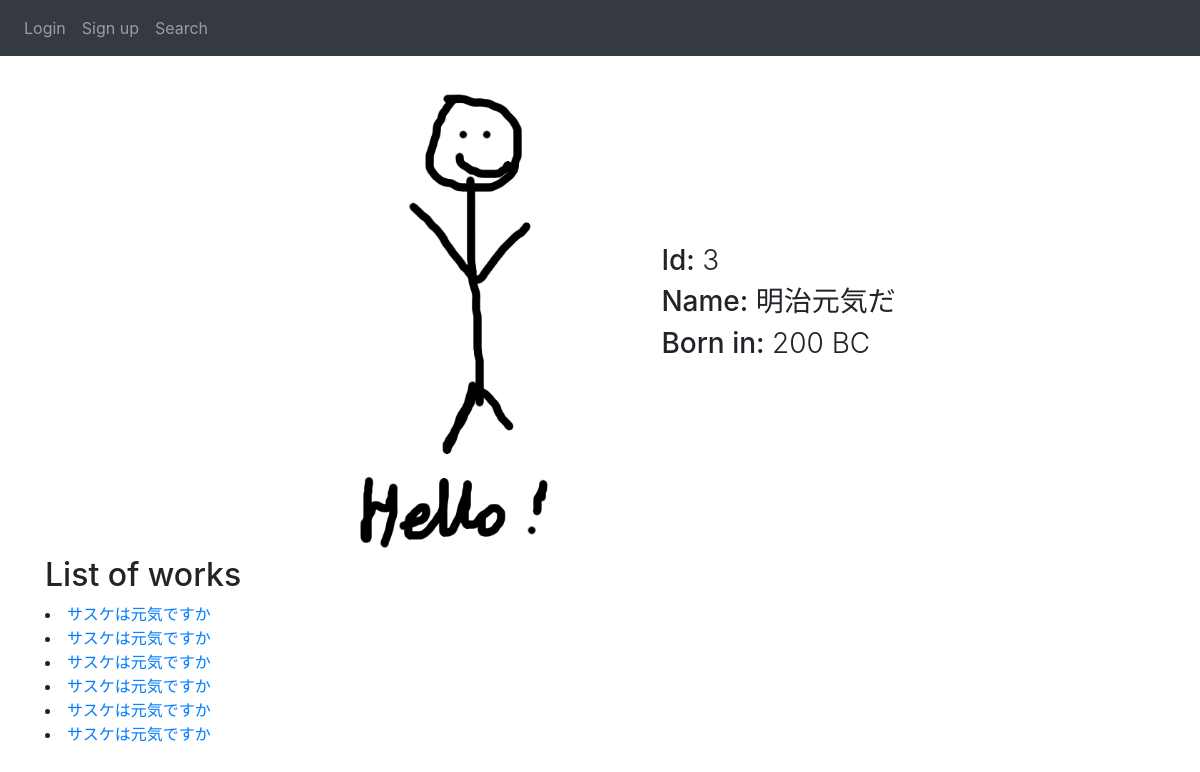
The page /artist?id=3 on the database as committed earlier.
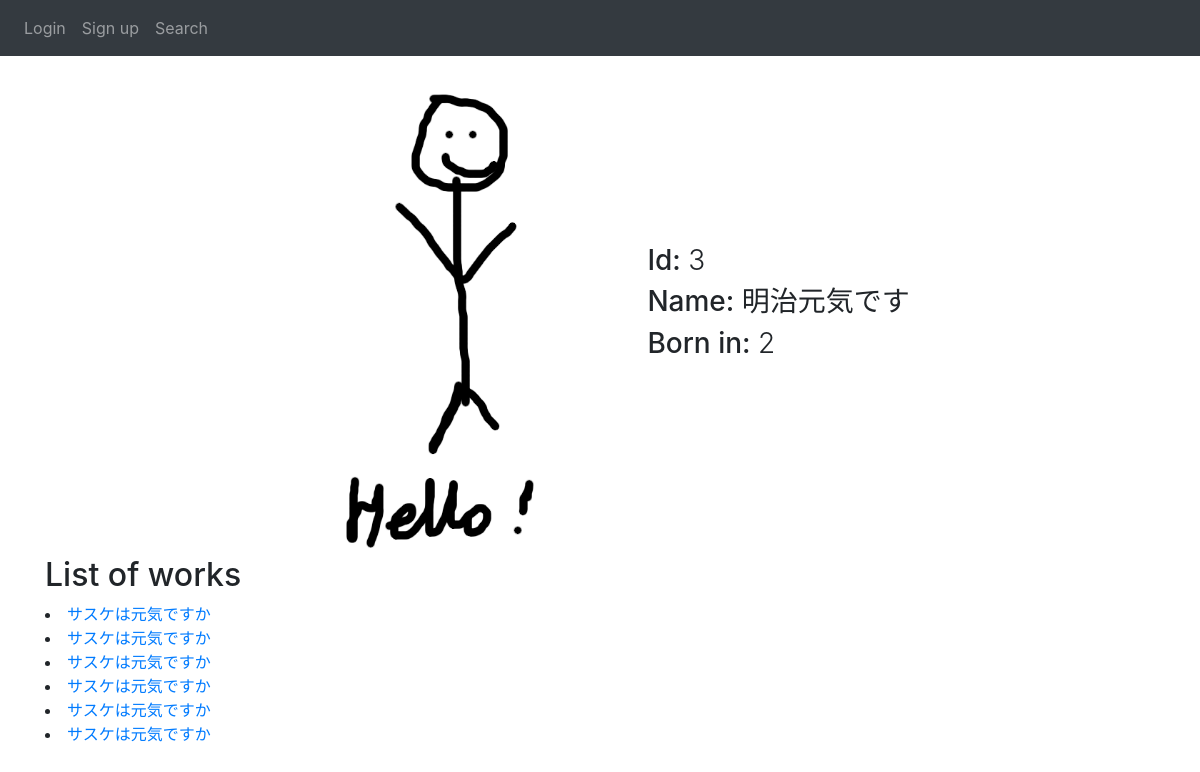
The same page on the database as committed later.
### website/models.py (models this page shows)
class Artist(db.Model):
    id = db.Column(db.Integer, primary_key = True)
    name = db.Column(db.String(150))
    birth_date = db.Column(db.Integer)
    death_date = db.Column(db.Integer)

class Exhibit(db.Model):
    id = db.Column(db.Integer, primary_key = True)
    author = db.Column(db.Integer)
    localization = db.Column(db.Integer)
    title = db.Column(db.String(200))
    type = db.Column(db.String(100))
    x_size = db.Column(db.Integer)
    y_size = db.Column(db.Integer)
    z_size = db.Column(db.Integer)
    state = db.Column(db.Integer)

### website/views.py (the view)
@views.route('/artist', methods = ['GET'])
def artist():
    id = request.args.get('id')
    artist = Artist.query.filter(Artist.id == id).first()
    birth = ""
    if artist.birth_date < 0:
        birth = str((-1) * artist.birth_date) + " BC"
    else:
        birth = str(artist.birth_date)
    if artist:
        exhibits = Exhibit.query.filter(Exhibit.author == id).all()
        if exhibits:
            return render_template("artist.html", user = current_user, artist = artist, birth = birth, exhibits = exhibits)
        else:
            print("ERROR. No exhibits found!")
            return render_template("artist.html", user = current_user, artist = artist, birth = birth)
    return render_template("artist.html", user = current_user)

### website/templates/artist.html (shortened to what this page needs)
{% extends "base.html" %} {% block title %}Artist{% endblock %}
{% block content %}
    {% if not artist %}
    <h1>No artist found</h1>
    {% else %}
    <div class = "info">
        <div>
            <img src = "{{url_for('static', filename = 'placeholder.png')}}" alt = "artist_image" />
        </div>
        <div>
            <h3 align = "left">Id: <span>{{ artist.id }}</span></h3>
            <h3 align = "left">Name: <span>{{ artist.name }}</span></h3>
            <h3 align = "left">Born in: <span>{{ birth }}</span></h3>
        </div>
    </div>
    {% if exhibits %}
    <h2>List of works</h2>
    <un>
        {% for exh in exhibits %}
        <li><a href = "../exhibit?id={{ exh.id }}">{{ exh.title }}</a></li>
        {% endfor %}
    </un>
    {% endif %}
    {% endif %}
{% endblock %}

### website/templates/base.html (shortened to what this page needs)
<!DOCTYPE html>
<html>
<head>
  <link rel = "stylesheet" href = "https://stackpath.bootstrapcdn.com/bootstrap/4.4.1/css/bootstrap.min.css"
 />
  <link rel = "stylesheet" href = "https://stackpath.bootstrapcdn.com/font-awesome/4.7.0/css/font-awesome.min.css"
 />
  <link rel = "stylesheet" href = "{{ url_for('static', filename = 'style.css') }}" />
</head>
<body>
  <nav class = "navbar navbar-expand-lg navbar-dark bg-dark">
    <div class = "collapse navbar-collapse" id = "navbar">
      <div class = "navbar-nav">
        {% if user.is_authenticated %}
        <a class = "nav-item nav-link" id = "home" href = "/">Home</a>
        <a class = "nav-item nav-link" id = "logout" href = "/logout">Logout</a>
        {% else %}
        <a class = "nav-item nav-link" id = "login" href = "/login">Login</a>
        <a class = "nav-item nav-link" id = "signUp" href = "/sign-up">Sign up</a>
        {% endif %}
        <a class = "nav-item nav-link" id = "search" href = "/search">Search</a>
      </div>
    </div>
  </nav>
  <div class = "container">{% block content %} {% endblock %}</div>
</body>
</html>

### website/static/style.css (style rules this page uses)
.info { display: flex; justify-content: center; align-items: center; flex-wrap: wrap; }
.info img { height: auto; max-height: 500px; }
.info span { font-weight: 300; }

Rows that differ between the two databases and show on the page:
changed Artist id 3: name "明治元気だ" → "明治元気です"
Other text that changed with them:
{{ birth }}: "200 BC" → "2"
